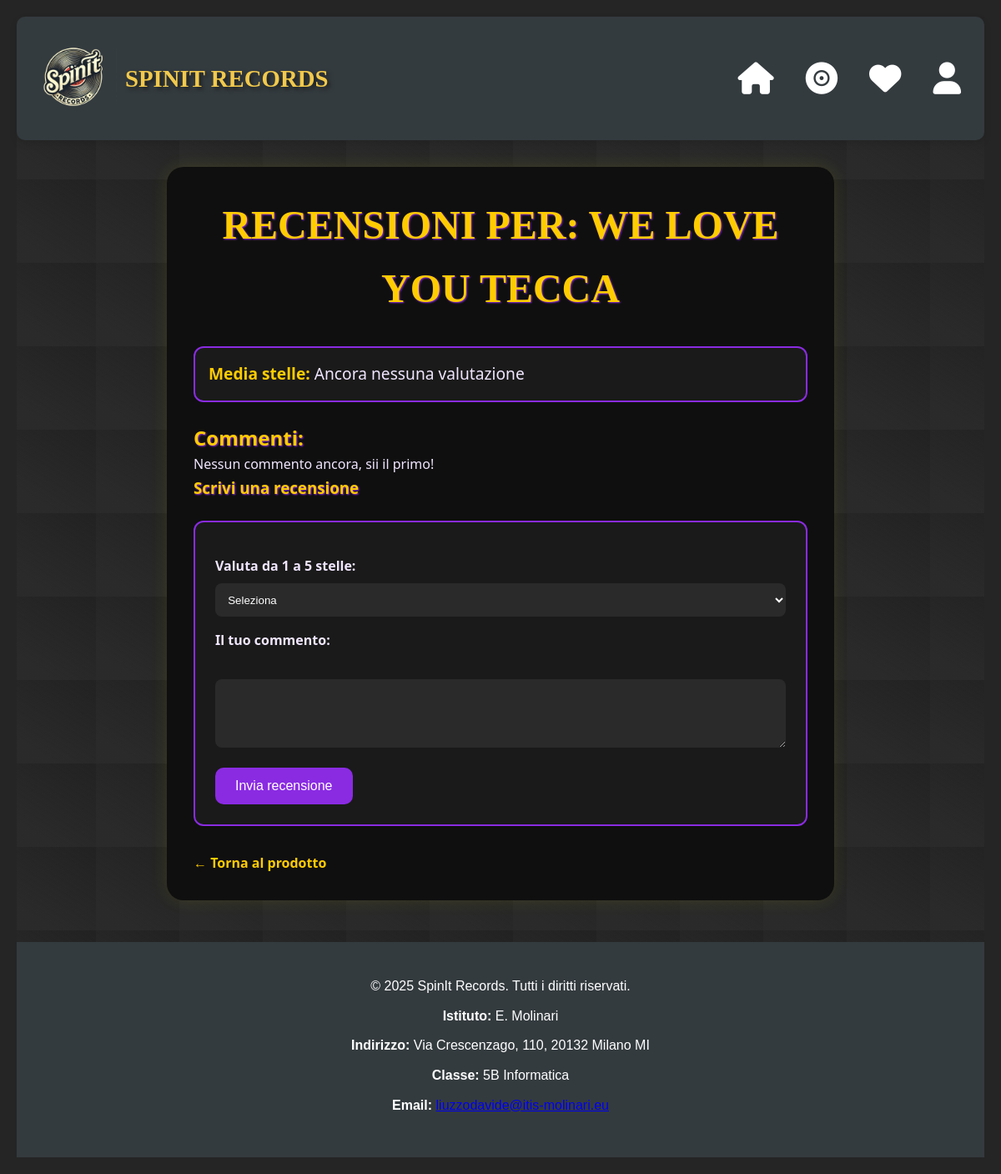
The app's page /prodotti/17/recensioni/ (signed in), older data.
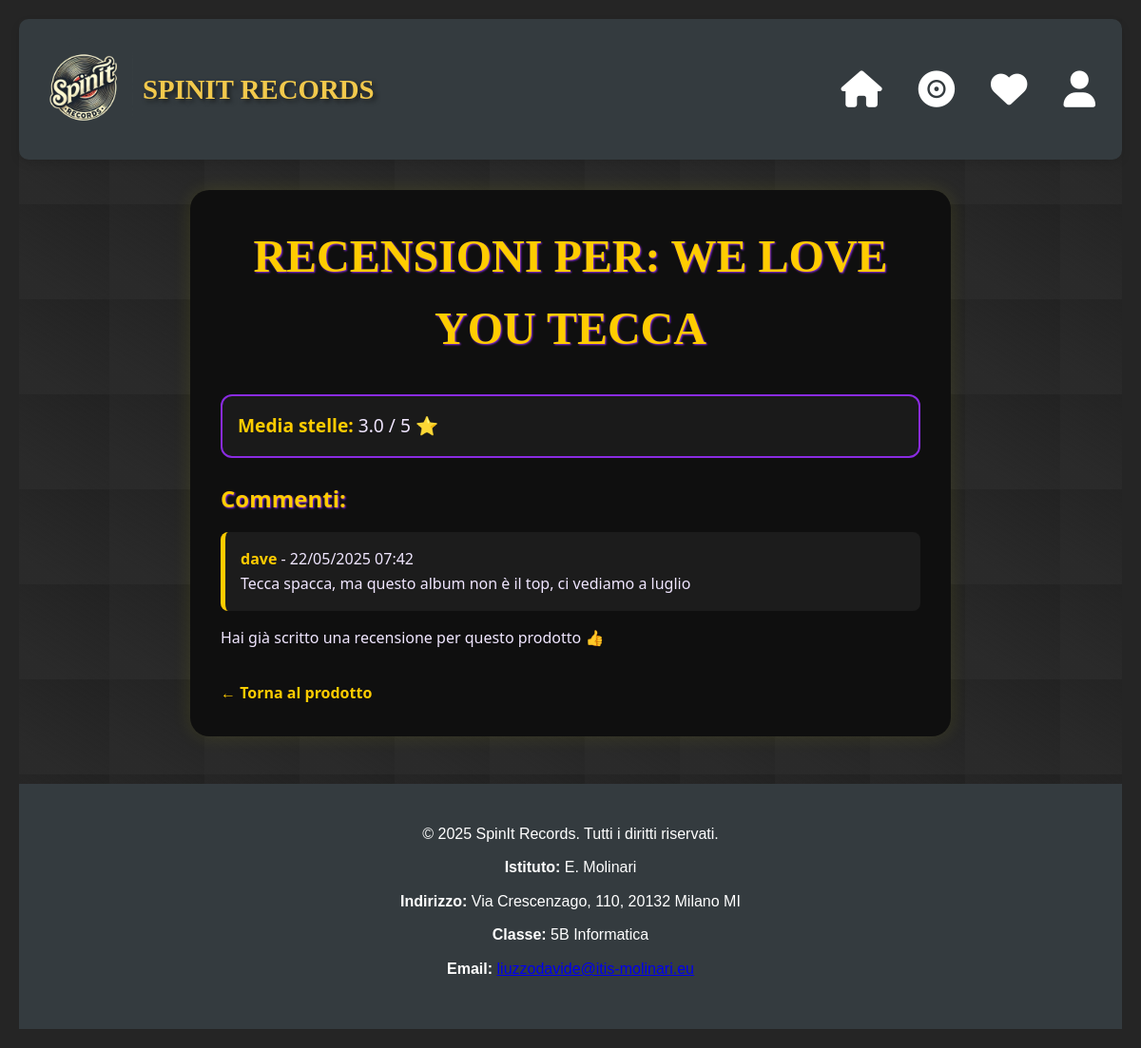
The same page, newer data.
### prodotti/models.py (models this page shows)
class Commento(models.Model):
    id_utente = models.ForeignKey(User, on_delete = models.CASCADE)
    id_prodotto = models.ForeignKey(Prodotto, on_delete =models.CASCADE)
    testo = models.CharField(max_length=5000)
    data = models.DateTimeField(auto_now_add=True)

### prodotti/views.py (the view, shortened to what this page needs)
# urls.py: path('<int:prodotto_id>/recensioni/', recensioni, name='recensioni'),
def recensioni(request, prodotto_id):
    prodotto = get_object_or_404(Prodotto, id=prodotto_id)
    valutazioni = Valutazione.objects.filter(id_prodotto=prodotto)
    media_stelle = valutazioni.aggregate(avg=Avg('punteggio'))['avg']
    commenti = Commento.objects.filter(id_prodotto=prodotto).order_by('-data') if request.user.is_authenticated else None
    ha_recensito = False
    if request.user.is_authenticated:
        ha_recensito = Commento.objects.filter(id_prodotto=prodotto, id_utente=request.user).exists()
    context = {
        'prodotto': prodotto,
        'commenti': commenti,
        'media_stelle': media_stelle,
        'ha_recensito': ha_recensito,
    }
    return render(request, 'prodotti/recensioni.html', context)

### prodotti/templates/prodotti/recensioni.html (shortened to what this page needs)
{% extends "base.html" %}
{% block content %}
<div class="recensioni-container">
    <h1>Recensioni per: {{ prodotto.nome }}</h1>
    <div class="media-stelle">
        <strong>Media stelle:</strong>
        {% if media_stelle %}
        {{ media_stelle|floatformat:1 }} / 5 ⭐
        {% else %}
        Ancora nessuna valutazione
        {% endif %}
    </div>
    {% if user.is_authenticated %}
    <h2>Commenti:</h2>
    {% if commenti and commenti.count > 0 %}
    <ul>
        {% for commento in commenti %}
        <li>
            <strong>{{ commento.id_utente.username }}</strong> - {{ commento.data|date:"d/m/Y H:i" }}<br>
            {{ commento.testo }}
        </li>
        {% endfor %}
    </ul>
    {% else %}
    <p>Nessun commento ancora, sii il primo!</p>
    {% endif %}
    {% if ha_recensito %}
    <p>Hai già scritto una recensione per questo prodotto 👍</p>
    {% else %}
    <h3>Scrivi una recensione</h3>
    <form method="post">
        <label for="punteggio">Valuta da 1 a 5 stelle:</label>
        <select name="punteggio" id="punteggio" required>
            <option value="">Seleziona</option>
        </select>
        <label for="testo">Il tuo commento:</label><br>
        <textarea name="testo" id="testo" rows="4" required></textarea><br>
        <button type="submit">Invia recensione</button>
    </form>
    {% endif %}
    {% else %}
    <p>Devi essere <a href="{% url 'login' %}?next={{ request.path }}">loggato</a> per vedere i commenti e scrivere
        recensioni.</p>
    {% endif %}
    <a href="{% url 'dettaglio' prodotto.id %}">← Torna al prodotto</a>
</div>
{% endblock %}

Row changes from the older to the newer data that the page shows:
added Commento: id_utente.username "dave", data "22/05/2025 07:42", testo "Tecca spacca, ma questo album non è il top, ci vediamo a luglio"
Text that changed along with them:
{{ media_stelle|floatformat:1 }}: (not shown) → "3.0"
form field punteggio: "Seleziona" → (not shown)
text no longer shown: "Ancora nessuna valutazione Nessun commento ancora, sii il primo! Scrivi una recensione Valuta da 1 a 5 stelle: Il tuo commento: Invia recensione"
text now shown: "/ 5 ⭐ Hai già scritto una recensione per questo prodotto 👍"
